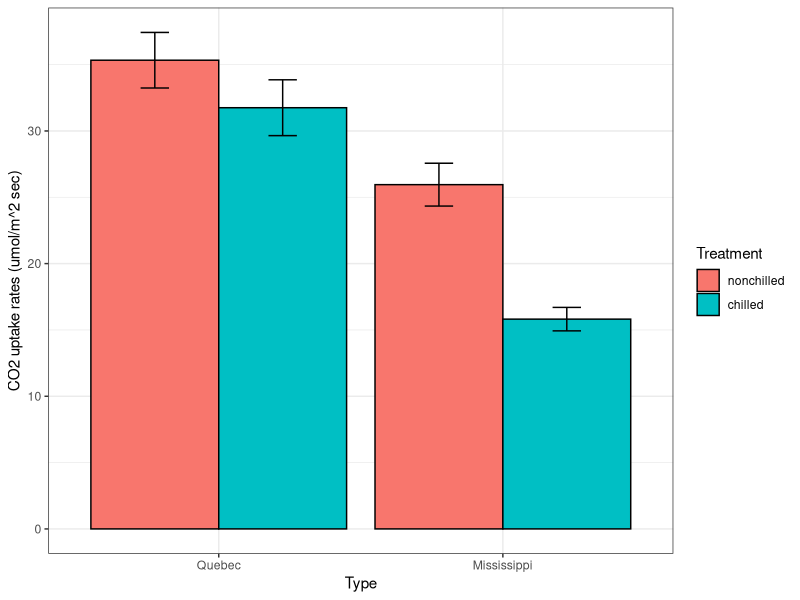

R code for this plot: (Note: this script raises an error after producing the figure.)
library(tidyverse)


###############CO2 Example#######################################
#The CO2 uptake of plants from Quebec and Mississippi was measured at several 
#levels of ambient CO2 concentration. Half the plants of each type were chilled 
#overnight before the experiment was conducted.
###############CO2 Example#######################################

data_CO2<-CO2 #dataset built into R

?CO2

summary_CO2<-data_CO2 %>%
  group_by(Type, Treatment) %>%
  summarise(
    mean_uptake=mean(uptake),
    n=n(),
    se_uptake=sd(uptake)/sqrt(n)
  )
summary_CO2

plot_CO2 <-ggplot(summary_CO2, aes(x=Type, y=mean_uptake, fill=Treatment)) +
  geom_bar(stat="identity", color="black", position=position_dodge()) +
  geom_errorbar(aes(ymin=mean_uptake-se_uptake, ymax=mean_uptake+se_uptake), width=.2, position=position_dodge(.9))+
  ylab("CO2 uptake rates (umol/m^2 sec)")+
  theme_bw()
plot_CO2

#Making this figure is not as intuitive as you might think because of the position dodge required, 
#the stat="identity", and error bar specification.
#Really messes up things; not an intuitive intro example.
#Note that the reference group in the model summary table is the mean of Quebec non-chilled. Everything else is in reference to that.

model1 <- lm(uptake~Type*Treatment, data=data_CO2)
anova(model1)

summary(model1)

#Multiple Contrasts using EMmeans package
emm_model1<- emmeans(model1, "Type", "Treatment")
emm_model1
pairs(emm_model1)

#visually compare marginal means (LS means)
plot(emm_model1, comparisons = TRUE)+
  coord_flip()

#Because there are two treatments, it breaks them into two panels.

#connecting letters differences report
multcomp::cld(emm_model1)

#Simple Contrasts
contrast(emm_model1, "consec", simple = "each", combine = TRUE, adjust = "mvt")

#Pairwise P-value plots; pwpp plots
model.cells <- emmeans(model1, ~ Type * Treatment)
pwpp(model.cells, type = "response")

#add CLD notation from multcomp::cld
#non-nuanced approach
plot_CO2 +
  annotate("text", x = .75, y = 40, label = "2")+
  annotate("text", x = 1.25, y = 35, label = "2")+
  annotate("text", x = 1.75, y = 30, label = "1")+
  annotate("text", x = 2.25, y = 20, label = "1")+
  annotate("text", x = 2, y = 37.5, label = "Shared letters indicate no pairwise \n differences  (P > 0.05) between groups ")


#####FIX REPORT PAIRWISE COMPARISONS OF CO2. CURRENTLY MISLEADING. 
###CANT COMPARE ACROSS BOTH TYPES AND TREATMENTS.(Cumming paper)
##Levels of mississippi are not sig-different; CLD reports two post hoc tests,
#Not one with all pairwise (like 1 way anova)
